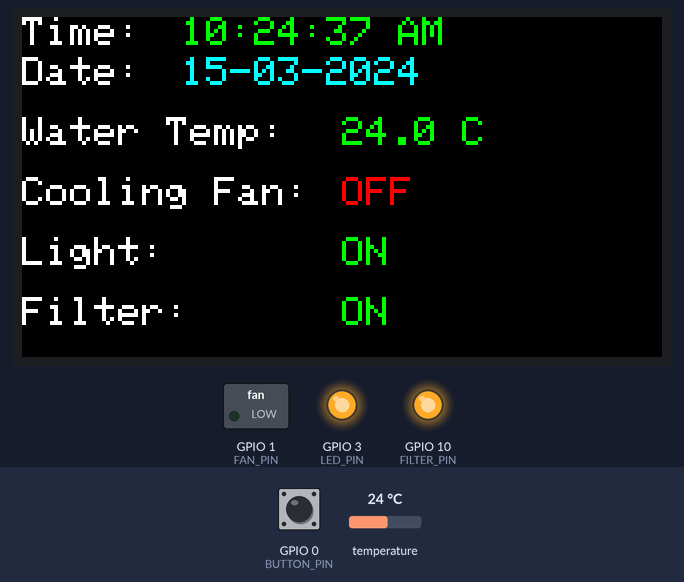
A sketch run on a simulated ESP32-S3. On the bench: 320×170 colour display, switched loads named in the sketch (green lamp = pin HIGH), output pins drawn as LEDs (lit = HIGH). Inputs (shaded band) come from the test bench; at power-on: temperature 24 °C, GPIO 0 (BUTTON_PIN) HIGH. WiFi joins after 1.5 s; servers stay silent unless stated; the local clock reads 2024-03-15 10:24:30 at power-on unless the sketch sets it; what the sketch prints to the serial monitor is not drawn.

Above: at 8.0 s.
8.1 s: temperature set to 25.3 °C
At 9.4 s:
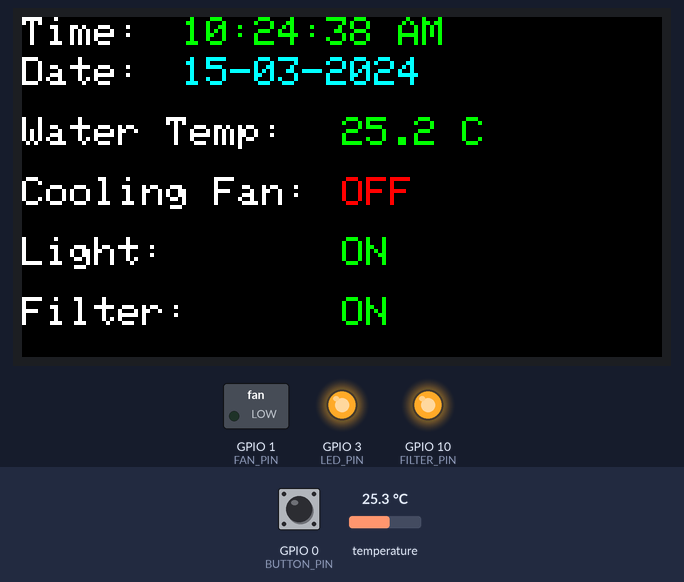
11.1 s: temperature set to 26.9 °C
At 12.4 s:
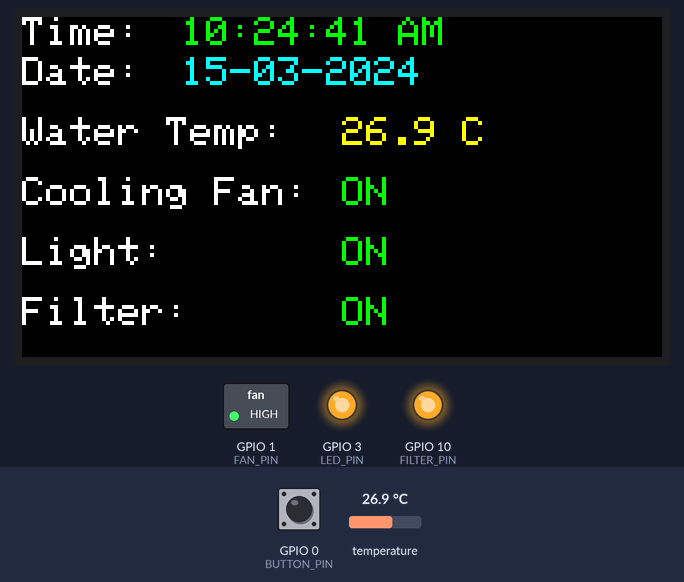
15.2 s: GPIO 0 (BUTTON_PIN) pulled LOW for 1.2 s
At 17.4 s:
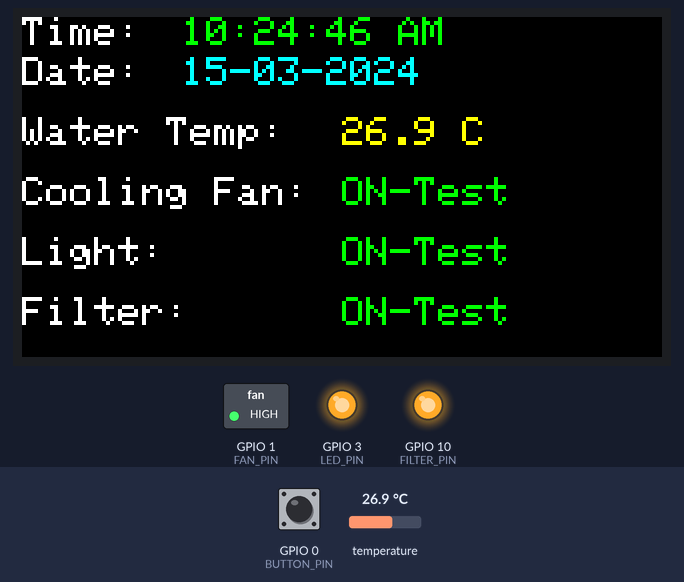
20.5 s: temperature set to 12 °C
At 21.4 s:
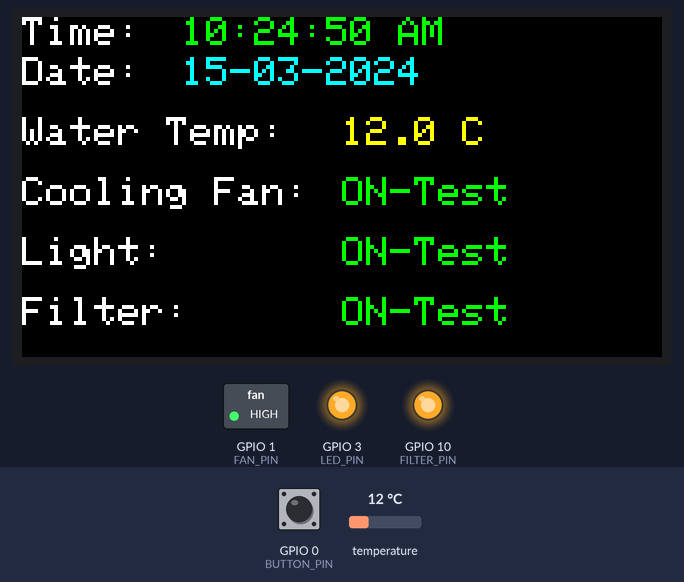
24.6 s: GPIO 0 (BUTTON_PIN) pulled LOW for 1.2 s
At 25.4 s:
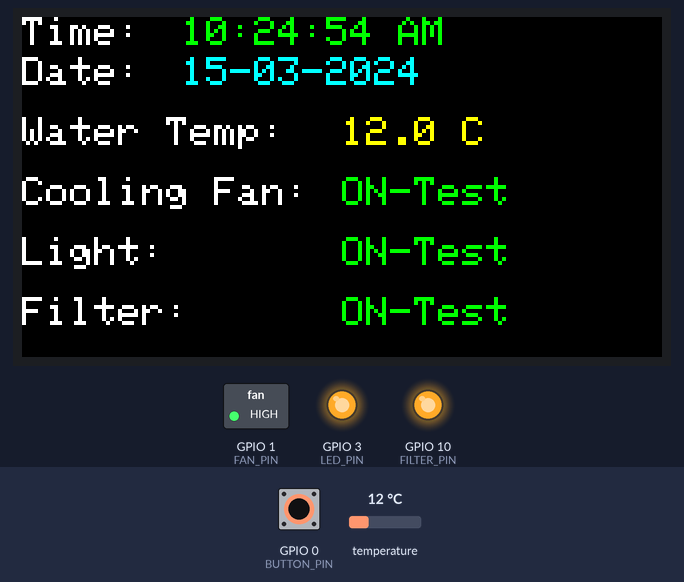
Timing chart, 0 to 27.6 s (numbered marks = the images above; inputs shaded):
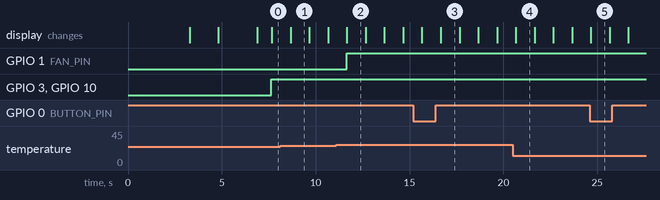

Measured:
- the behaviour switches between 26 and 26.1 °C on temperature (found by bisection; images 1 and 2)
- after the input at 11.1 s, GPIO 1 (FAN_PIN): LOW → HIGH after 0.54 s; the display: changes after 0.56 s (image 2)
- after the input at 15.2 s, the display: first differs from a run without the input after 1.5 s (image 3)
- after the input at 24.6 s, GPIO 1 (FAN_PIN): stays HIGH (without the input it goes to LOW after 3.0 s)
- what the display in image 2 shows lasts 1.0 s, from 11.7 s to 12.7 s

The sketch:

Aquariam_Initial_Draft.ino
```cpp
/*
  Wiring Details - Visag Smart Aquarium Controller (LilyGO T-Display-S3)

  - DS18B20 Temp Sensor -> GPIO21 (with 4.7kΩ pull-up resistor)
  - Fan (via relay/MOSFET) -> GPIO1
  - Light (via relay/MOSFET) -> GPIO3
  - Filter (via relay/MOSFET) -> GPIO10
  - Push Button 1 (onboard) -> GPIO0
  - Push Button 2 (onboard) -> GPIO14
  - TFT Display -> Built-in
  - Power -> 5V USB or external supply

  Notes:
    - Use relays/MOSFETs for controlling high-current devices.
    - Ensure DS18B20 uses a pull-up resistor on the data line.
    - Buttons are already connected internally to the ESP32.
*/


#include <WiFi.h>
#include <OneWire.h>
#include <DallasTemperature.h>
#include <TFT_eSPI.h>
#include "time.h"

// WiFi credentials
const char* ssid = "wifi_name";
const char* password = "password";

// Timezone Settings
const char* ntpServer = "pool.ntp.org";
const long gmtOffset_sec = 19800; // India GMT+5:30
const int daylightOffset_sec = 0;

// GPIO Pins
#define ONE_WIRE_BUS 21
#define FAN_PIN 1
#define LED_PIN 3
#define FILTER_PIN 10      // New Filter
#define BUTTON_PIN 0       // Built-in button IO0

// Libraries
OneWire oneWire(ONE_WIRE_BUS);
DallasTemperature sensors(&oneWire);
TFT_eSPI tft = TFT_eSPI();

// Variables
bool fanStatus = false;
bool ledStatus = false;
bool filterStatus = false;
bool manualControl = false;
unsigned long manualControlTime = 0;
unsigned long previousMillis = 0;
const long interval = 1000; // 1 sec

void setup() {
  Serial.begin(115200);

  // Initialize Display
  tft.init();
  tft.setRotation(1);
  tft.fillScreen(TFT_BLACK);
  tft.setTextSize(2);

  tft.setTextColor(TFT_CYAN, TFT_BLACK);
  tft.setCursor(20, 60);
  tft.println("Welcome to");
  tft.setCursor(20, 90);
  tft.println("Visag Smart Aquarium");
  delay(3000);
  tft.fillScreen(TFT_BLACK);

  // Initialize GPIOs
  pinMode(FAN_PIN, OUTPUT);
  pinMode(LED_PIN, OUTPUT);
  pinMode(FILTER_PIN, OUTPUT);
  pinMode(BUTTON_PIN, INPUT_PULLUP);

  // Initialize DS18B20
  sensors.begin();

  // Connect WiFi
  WiFi.begin(ssid, password);
  tft.setCursor(0, 20);
  tft.setTextColor(TFT_WHITE, TFT_BLACK);
  tft.println("Connecting WiFi...");
  while (WiFi.status() != WL_CONNECTED) {
    delay(500);
    Serial.print(".");
  }
  tft.println("WiFi Connected!");

  // Time Setup
  configTime(gmtOffset_sec, daylightOffset_sec, ntpServer);
  tft.println("Time Synced!");
  delay(2000);
  tft.fillScreen(TFT_BLACK);

  drawStaticLabels();
}

void loop() {
  unsigned long currentMillis = millis();
  if (currentMillis - previousMillis >= interval) {
    previousMillis = currentMillis;

    checkManualControl();

    if (manualControl && (millis() - manualControlTime > 10000)) {  // 10s test mode
      manualControl = false;  // return to auto mode after 10s
    }

    // Read temperature
    sensors.requestTemperatures();
    float temperatureC = sensors.getTempCByIndex(0);

    if (!manualControl) {
      controlFan(temperatureC);
      controlLight();
      controlFilter();
    }

    // Get Time
    struct tm timeinfo;
    if (!getLocalTime(&timeinfo)) {
      Serial.println("Failed to obtain time");
      return;
    }

    updateDynamicData(temperatureC, timeinfo);
  }
}

// Manual Button Handling
void checkManualControl() {
  static bool lastButtonState = HIGH;
  bool buttonState = digitalRead(BUTTON_PIN);

  if (lastButtonState == HIGH && buttonState == LOW) {
    manualControl = true;
    manualControlTime = millis();

    // Turn all ON when button pressed
    fanStatus = true;
    ledStatus = true;
    filterStatus = true;

    digitalWrite(FAN_PIN, HIGH);
    digitalWrite(LED_PIN, HIGH);
    digitalWrite(FILTER_PIN, HIGH);
  }
  lastButtonState = buttonState;
}

// Auto Fan Control
void controlFan(float temp) {
  if (temp > 26.0) {
    digitalWrite(FAN_PIN, HIGH);
    fanStatus = true;
  } else if (temp < 24.0) {
    digitalWrite(FAN_PIN, LOW);
    fanStatus = false;
  }
}

// Auto Light Control
void controlLight() {
  struct tm timeinfo;
  if (!getLocalTime(&timeinfo)) {
    Serial.println("Failed to obtain time for Light");
    return;
  }
  int hour = timeinfo.tm_hour;
  if (hour >= 7 && hour < 22) {
    digitalWrite(LED_PIN, HIGH);
    ledStatus = true;
  } else {
    digitalWrite(LED_PIN, LOW);
    ledStatus = false;
  }
}

// Auto Filter Control (Same Logic as Light)
void controlFilter() {
  struct tm timeinfo;
  if (!getLocalTime(&timeinfo)) {
    Serial.println("Failed to obtain time for Filter");
    return;
  }
  int hour = timeinfo.tm_hour;
  if (hour >= 7 && hour < 22) {
    digitalWrite(FILTER_PIN, HIGH);
    filterStatus = true;
  } else {
    digitalWrite(FILTER_PIN, LOW);
    filterStatus = false;
  }
}

// Static labels
void drawStaticLabels() {
  tft.setTextColor(TFT_WHITE, TFT_BLACK);
  tft.setCursor(0, 0);
  tft.print("Time:");

  tft.setCursor(0, 20);
  tft.print("Date:");

  tft.setCursor(0, 50);
  tft.print("Water Temp:");  // Updated label here

  tft.setCursor(0, 80);
  tft.print("Cooling Fan:");

  tft.setCursor(0, 110);
  tft.print("Light:");

  tft.setCursor(0, 140);
  tft.print("Filter:");
}

// Dynamic updates
void updateDynamicData(float temp, struct tm timeinfo) {
  char timeString[16];
  char ampm[3];
  int displayHour = timeinfo.tm_hour;

  if (displayHour >= 12) {
    strcpy(ampm, "PM");
    if (displayHour > 12) displayHour -= 12;
  } else {
    strcpy(ampm, "AM");
    if (displayHour == 0) displayHour = 12;
  }

  sprintf(timeString, "%02d:%02d:%02d %s", displayHour, timeinfo.tm_min, timeinfo.tm_sec, ampm);

  char dateString[16];
  strftime(dateString, sizeof(dateString), "%d-%m-%Y", &timeinfo);

  // Update Time
  tft.fillRect(80, 0, 160, 20, TFT_BLACK);
  tft.setCursor(80, 0);
  tft.setTextColor(TFT_GREEN, TFT_BLACK);
  tft.print(timeString);

  // Update Date
  static int lastDay = -1;
  if (timeinfo.tm_mday != lastDay) {
    tft.fillRect(80, 20, 160, 20, TFT_BLACK);
    tft.setCursor(80, 20);
    tft.setTextColor(TFT_CYAN, TFT_BLACK);
    tft.print(dateString);
    lastDay = timeinfo.tm_mday;
  }

  // Update Temperature (Water Temp now)
  tft.fillRect(160, 50, 80, 20, TFT_BLACK);
  tft.setCursor(160, 50);
  tft.setTextColor(getTempColor(temp), TFT_BLACK);
  if (temp > -100 && temp < 150) {
    tft.printf("%.1f C", temp);
  } else {
    tft.print("Error");
  }

  // Update Fan Status (Fixing the issue with colon)
  tft.fillRect(160, 80, 80, 20, TFT_BLACK);
  tft.setCursor(160, 80);
  tft.setTextColor(fanStatus ? TFT_GREEN : TFT_RED, TFT_BLACK);
  if (fanStatus) {
    tft.print(manualControl ? "ON-Test" : "ON");
  } else {
    tft.print("OFF");
  }

  // Update Light Status (Fixing the issue with colon)
  tft.fillRect(160, 110, 80, 20, TFT_BLACK);
  tft.setCursor(160, 110);
  tft.setTextColor(ledStatus ? TFT_GREEN : TFT_RED, TFT_BLACK);
  if (ledStatus) {
    tft.print(manualControl ? "ON-Test" : "ON");
  } else {
    tft.print("OFF");
  }

  // Update Filter Status (Fixing the issue with colon)
  tft.fillRect(160, 140, 80, 20, TFT_BLACK);
  tft.setCursor(160, 140);
  tft.setTextColor(filterStatus ? TFT_GREEN : TFT_RED, TFT_BLACK);
  if (filterStatus) {
    tft.print(manualControl ? "ON-Test" : "ON");
  } else {
    tft.print("OFF");
  }
}

// Temp Color
uint16_t getTempColor(float temp) {
  if (temp > 30) {
    return TFT_RED;
  } else if (temp > 26) {
    return TFT_YELLOW;
  } else if (temp < 5) {
    return TFT_RED;
  } else if (temp < 20) {
    return TFT_YELLOW;
  } else {
    return TFT_GREEN;
  }
}
```
